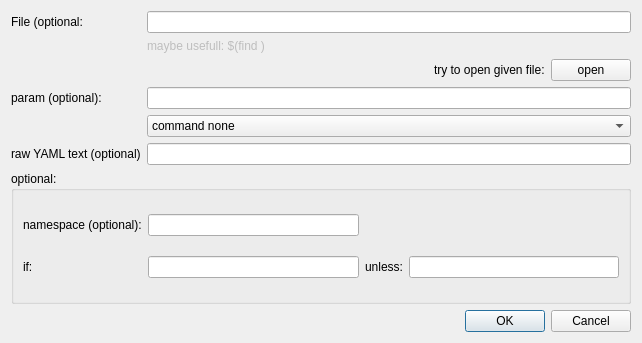
<?xml version="1.0" encoding="UTF-8"?>
<ui version="4.0">
 <class>RosparamEdit</class>
 <widget class="QDialog" name="RosparamEdit">
  <property name="geometry">
   <rect>
    <x>0</x>
    <y>0</y>
    <width>642</width>
    <height>343</height>
   </rect>
  </property>
  <property name="windowTitle">
   <string>Rosparam</string>
  </property>
  <property name="windowIcon">
   <iconset>
    <normaloff>:/icons/logo.png</normaloff>:/icons/logo.png</iconset>
  </property>
  <layout class="QGridLayout" name="gridLayout_2">
   <item row="2" column="0">
    <widget class="QGroupBox" name="groupBox">
     <property name="title">
      <string>optional:</string>
     </property>
     <layout class="QGridLayout" name="gridLayout">
      <item row="1" column="0">
       <widget class="QLabel" name="label_8">
        <property name="text">
         <string>if:</string>
        </property>
       </widget>
      </item>
      <item row="1" column="1">
       <widget class="QLineEdit" name="lineEdit_if">
        <property name="toolTip">
         <string>$(arg foo)</string>
        </property>
       </widget>
      </item>
      <item row="1" column="2">
       <widget class="QLabel" name="label_9">
        <property name="text">
         <string>unless:</string>
        </property>
       </widget>
      </item>
      <item row="1" column="3">
       <widget class="QLineEdit" name="lineEdit_unless">
        <property name="toolTip">
         <string>$(arg foo)</string>
        </property>
       </widget>
      </item>
      <item row="0" column="0">
       <widget class="QLabel" name="label_7">
        <property name="text">
         <string>namespace (optional):</string>
        </property>
       </widget>
      </item>
      <item row="0" column="1">
       <widget class="QLineEdit" name="lineEdit_namespace">
        <property name="toolTip">
         <string>namespace</string>
        </property>
       </widget>
      </item>
     </layout>
    </widget>
   </item>
   <item row="3" column="0">
    <widget class="QDialogButtonBox" name="buttonBox">
     <property name="orientation">
      <enum>Qt::Horizontal</enum>
     </property>
     <property name="standardButtons">
      <set>QDialogButtonBox::Cancel|QDialogButtonBox::Ok</set>
     </property>
    </widget>
   </item>
   <item row="1" column="0">
    <layout class="QFormLayout" name="formLayout">
     <item row="1" column="1">
      <widget class="QLineEdit" name="lineEdit_paramFile">
       <property name="toolTip">
        <string>$(find pkg-name)/path/foo.yaml</string>
       </property>
      </widget>
     </item>
     <item row="1" column="0">
      <widget class="QLabel" name="label_2">
       <property name="text">
        <string>File (optional:</string>
       </property>
      </widget>
     </item>
     <item row="2" column="1">
      <widget class="QLabel" name="label_5">
       <property name="enabled">
        <bool>false</bool>
       </property>
       <property name="text">
        <string>maybe usefull: $(find &lt;PACKAGENAME&gt;) </string>
       </property>
      </widget>
     </item>
     <item row="5" column="0">
      <widget class="QLabel" name="label_6">
       <property name="text">
        <string>param (optional):</string>
       </property>
      </widget>
     </item>
     <item row="5" column="1">
      <widget class="QLineEdit" name="lineEdit_param"/>
     </item>
     <item row="8" column="0">
      <widget class="QLabel" name="label_3">
       <property name="text">
        <string>raw YAML text (optional)</string>
       </property>
      </widget>
     </item>
     <item row="8" column="1">
      <widget class="QLineEdit" name="lineEdit_raw"/>
     </item>
     <item row="3" column="1">
      <layout class="QHBoxLayout" name="horizontalLayout">
       <item>
        <spacer name="horizontalSpacer">
         <property name="orientation">
          <enum>Qt::Horizontal</enum>
         </property>
         <property name="sizeHint" stdset="0">
          <size>
           <width>40</width>
           <height>20</height>
          </size>
         </property>
        </spacer>
       </item>
       <item>
        <widget class="QLabel" name="label">
         <property name="text">
          <string>try to open given file:</string>
         </property>
        </widget>
       </item>
       <item>
        <widget class="QPushButton" name="pushButton_tryOpen">
         <property name="text">
          <string>open</string>
         </property>
        </widget>
       </item>
      </layout>
     </item>
     <item row="6" column="1">
      <widget class="QComboBox" name="comboBox_paramFile">
       <property name="currentIndex">
        <number>3</number>
       </property>
       <item>
        <property name="text">
         <string>command load</string>
        </property>
       </item>
       <item>
        <property name="text">
         <string>command dump</string>
        </property>
       </item>
       <item>
        <property name="text">
         <string>command delete</string>
        </property>
       </item>
       <item>
        <property name="text">
         <string>command none</string>
        </property>
       </item>
      </widget>
     </item>
    </layout>
   </item>
  </layout>
 </widget>
 <resources/>
 <connections>
  <connection>
   <sender>buttonBox</sender>
   <signal>rejected()</signal>
   <receiver>RosparamEdit</receiver>
   <slot>reject()</slot>
   <hints>
    <hint type="sourcelabel">
     <x>316</x>
     <y>260</y>
    </hint>
    <hint type="destinationlabel">
     <x>286</x>
     <y>274</y>
    </hint>
   </hints>
  </connection>
  <connection>
   <sender>buttonBox</sender>
   <signal>accepted()</signal>
   <receiver>RosparamEdit</receiver>
   <slot>accept()</slot>
   <hints>
    <hint type="sourcelabel">
     <x>248</x>
     <y>254</y>
    </hint>
    <hint type="destinationlabel">
     <x>157</x>
     <y>274</y>
    </hint>
   </hints>
  </connection>
 </connections>
</ui>
